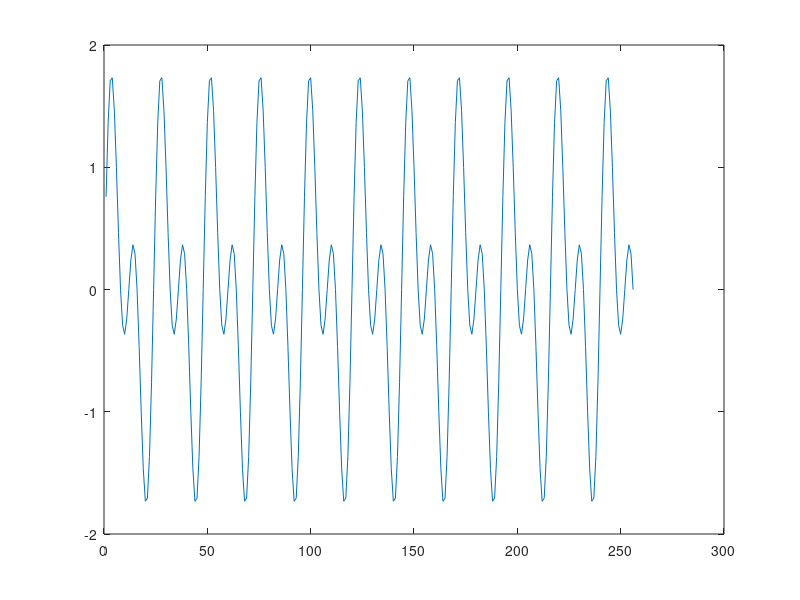

Write MATLAB code to recreate this figure.
%%DDS Algorithim
clc
clear

dds_out =   zeros;
thetas  =   [0,0,0,0] ;
deltas  =   [15,30,45,90] ;
ampls   =   [1,1,1,1] ;
sum = 0 ;

for  i = 1:256
    for index = 1:2
        %adder
        lut_index               =   thetas(index) + deltas(index);
        %multiplier and LUT
        out                     =   ampls(index)  * sind(lut_index);
        %accumlator 
        sum                     =   sum + out   ;
        % fifo feedback 
        thetas(index)           =   lut_index   ;
    end
    dds_out(i)  =   sum ;
    sum =  0;
end
plot (dds_out)
%
%% we need 3 FIFOs
% Initialize an empty FIFO queue as a numeric array
thetas_fifo = [];
deltas_fifo = [];
ampls_fifo  = [];

% drive the fifo inputs

%%
